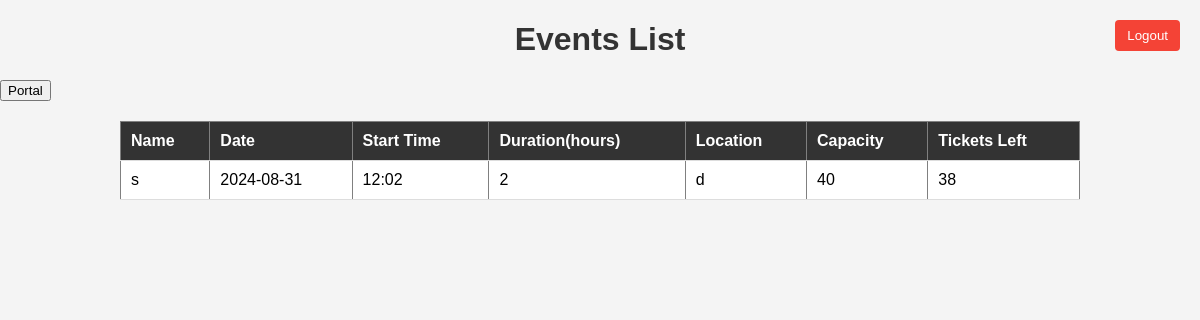
The page /viewEvents on the database its author committed.
### db_schema.py (models this page shows, shortened)
class Events(db.Model):
    __tablename__ = 'Events'
    id=db.Column(db.Integer, primary_key=True)
    name = db.Column(db.String(20), unique=True)
    date = db.Column(db.String(20))
    start_time = db.Column(db.String(30))
    duration=db.Column(db.Integer)
    capacity=db.Column(db.Integer)
    location=db.Column(db.String(20))
    tickets=db.Column(db.Integer)

### app.py (the view)
@app.route('/viewEvents')
def viewEvents():
    events=Events.query.all()
    return render_template("viewEvent.html",events=events)

### templates/viewEvent.html (shortened to what this page needs)
<!DOCTYPE html>
<html lang="en">
<head>
    <link rel="stylesheet" href="static/css/viewEvent.css">
</head>
<body>
    <h1>Events List</h1>
    <form action="/logout" method="post">
    <button type="submit" class="logout-button">Logout</button>
</form>
    <form action="/superUserredirect" method="post">
    <button type="submit" class="superuserportal">Portal</button>
    </form>
    <table border="1">
        <thead>
            <tr>
                <th>Name</th>
                <th>Date</th>
                <th>Start Time</th>
                <th>Duration(hours)</th>
                <th>Location</th>
                <th>Capacity</th>
                <th>Tickets Left</th>
            </tr>
        </thead>
        <tbody>
            {% for event in events %}
                <tr>
                    <td>{{ event.name }}</td>
                    <td>{{ event.date }}</td>
                    <td>{{ event.start_time }}</td>
                    <td>{{ event.duration }}</td>
                    <td>{{ event.location }}</td>
                    <td>{{ event.capacity }}</td>
                     <td>{{ event.tickets }}</td>
                </tr>
            {% endfor %}
        </tbody>
    </table>
</body>
</html>

### static/css/viewEvent.css (style rules this page uses)
body { font-family: Arial, sans-serif; background-color: #f4f4f4; margin: 0; padding: 0; }
h1 { text-align: center; color: #333; }
table { width: 80%; margin: 20px auto; border-collapse: collapse; background-color: #fff; }
th, td { padding: 10px; text-align: left; border-bottom: 1px solid #ddd; }
thead { background-color: #f2f2f2; }
th { background-color: #333; color: white; }
.logout-button { position: absolute; top: 20px; right: 20px; background-color: #f44336; color: white; padding: 8px 12px; border: none; border-radius: 4px; cursor: pointer; }

### rows shown on the page
Events: name "s", date "2024-08-31", start_time "12:02", duration "2", location "d", capacity "40", tickets "38"
